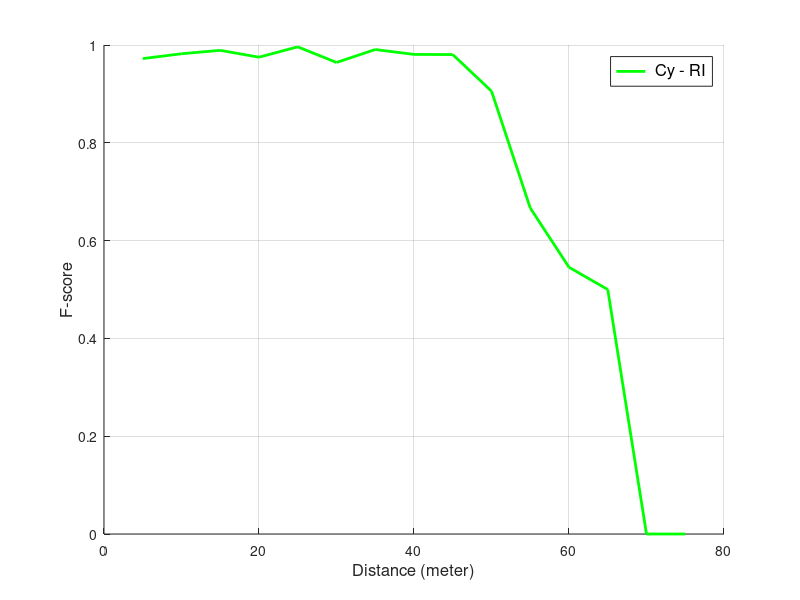

This chart was generated by the following MATLAB code:
clc
clear
close all

%% load data
load TrainVal_Remove_MIN_MAX_RI
load TrainVal_labels;
load TrainVal_predictDM;

%% Cy
CyIndex = TrainVal_labels == 2; % binary index for Cy labels
dmCy = TrainVal_Remove_MIN_MAX_RI(CyIndex);
predictCy = TrainVal_predictDM(CyIndex); predictCy = predictCy == 2;
gtCy = TrainVal_labels(CyIndex); gtCy = gtCy == 2;

% divide samples based on depth
spDivRIr = [5,10,15,20,25,30,35,40,45,50,55,60,65,70,75,80];

% usand range inverse
st.x_MEDIO = 5;   % movement direction
st.x_max = 80;
st.y_MEDIO = -80; % right
st.y_max = 80;  % left
dm = (st.x_max*(spDivRIr-st.x_MEDIO))./(spDivRIr*(st.x_max-st.x_MEDIO)); 
dm(dm < 0) = 0; dm(dm > 1) = 1;
spDivRI  = uint8(255*dm);

accCy = zeros(length(spDivRI)-1, 1);
FscoreCyI = zeros(length(spDivRI)-1, 1);
PercCyc = zeros(length(spDivRI)-1, 1);

for i = 1:size(spDivRIr,2)-1
    
dmMEDIO = spDivRI(i);
dmMax = spDivRI(i+1);
pilarIndex = (dmCy >= dmMEDIO) & (dmCy < dmMax);
predictPilarCy = predictCy(pilarIndex);
gtPilarCy = gtCy(pilarIndex);   
PercCyc(i) = sum(pilarIndex) / length(dmCy) * 100; % percentage of samples
% 57.8117,    26.6056,    12.5700,     2.2595,     0.7532

% F-score
TP = sum((predictPilarCy == 1) & (gtPilarCy == 1));
FN = sum((predictPilarCy == 0) & (gtPilarCy == 1));
FP = sum((predictPilarCy == 1) & (gtPilarCy == 0));
TN = sum((predictPilarCy == 0) & (gtPilarCy == 0));
P=TP+FN;
N=FP+TN;
accCy(i) =(TP+TN)/(P+N); 
Recall=TP./(TP+FN);
Precision=TP./(TP+FP);
FscoreCyI(i) = (2*Precision*Recall)/(Precision+Recall);
end

FscoreCyI(isnan(FscoreCyI)) = 0

%% plot
spDivRIr_DM_Cy=spDivRIr(1:end-1);
save spDivRIr_DM_Cy.mat spDivRIr_DM_Cy

FscoreCyI_DM = FscoreCyI;
% FscoreCyI_DM(5) = (FscoreCyI_DM(4)+FscoreCyI_DM(6))/2;
% FscoreCyI_DM(7) = (FscoreCyI_DM(6)+FscoreCyI_DM(8))/2;
% FscoreCyI_DM(2) = (FscoreCyI_DM(1)+FscoreCyI_DM(3))/2;
% FscoreCyI_DM(9) = (FscoreCyI_DM(8)+FscoreCyI_DM(10))/2;
save FscoreCyI_DM.mat FscoreCyI_DM

save PercCyc.mat PercCyc

hold on
plot(spDivRIr_DM_Cy, FscoreCyI_DM, '-g','LineWidth',2);
hold off
%xlim([5 80]); ylim([0 1]); 
grid on
xlabel('Distance (meter)','FontSize',12)
ylabel('F-score','FontSize',12)
legend({' Cy - RI'},'FontSize',12)


